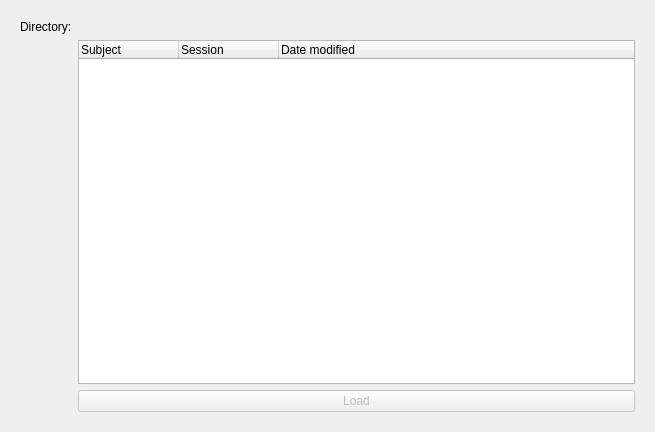
<?xml version="1.0" encoding="UTF-8"?>
<ui version="4.0">
 <class>loadSessionWidget</class>
 <widget class="qSlicerWidget" name="loadSessionWidget">
  <property name="geometry">
   <rect>
    <x>0</x>
    <y>0</y>
    <width>655</width>
    <height>432</height>
   </rect>
  </property>
  <property name="sizePolicy">
   <sizepolicy hsizetype="Preferred" vsizetype="Expanding">
    <horstretch>0</horstretch>
    <verstretch>0</verstretch>
   </sizepolicy>
  </property>
  <property name="layoutDirection">
   <enum>Qt::LeftToRight</enum>
  </property>
  <layout class="QVBoxLayout" name="verticalLayout">
   <item>
    <widget class="QWidget" name="widget" native="true">
     <property name="sizePolicy">
      <sizepolicy hsizetype="Preferred" vsizetype="Expanding">
       <horstretch>0</horstretch>
       <verstretch>0</verstretch>
      </sizepolicy>
     </property>
     <layout class="QGridLayout" name="gridLayout">
      <property name="sizeConstraint">
       <enum>QLayout::SetNoConstraint</enum>
      </property>
      <item row="1" column="1">
       <widget class="QTreeWidget" name="treeWidget">
        <property name="columnCount">
         <number>3</number>
        </property>
        <column>
         <property name="text">
          <string>Subject</string>
         </property>
        </column>
        <column>
         <property name="text">
          <string>Session</string>
         </property>
        </column>
        <column>
         <property name="text">
          <string>Date modified</string>
         </property>
        </column>
       </widget>
      </item>
      <item row="0" column="1">
       <widget class="ctkDirectoryButton" name="directoryButton"/>
      </item>
      <item row="0" column="0">
       <widget class="QLabel" name="directoryLabel">
        <property name="sizePolicy">
         <sizepolicy hsizetype="Preferred" vsizetype="Fixed">
          <horstretch>0</horstretch>
          <verstretch>0</verstretch>
         </sizepolicy>
        </property>
        <property name="text">
         <string>Directory:</string>
        </property>
       </widget>
      </item>
      <item row="2" column="1">
       <widget class="QPushButton" name="loadButton">
        <property name="enabled">
         <bool>false</bool>
        </property>
        <property name="text">
         <string>Load</string>
        </property>
       </widget>
      </item>
     </layout>
    </widget>
   </item>
  </layout>
 </widget>
 <customwidgets>
  <customwidget>
   <class>qSlicerWidget</class>
   <extends>QWidget</extends>
   <header>qSlicerWidget.h</header>
   <container>1</container>
  </customwidget>
  <customwidget>
   <class>ctkDirectoryButton</class>
   <extends>QWidget</extends>
   <header>ctkDirectoryButton.h</header>
  </customwidget>
 </customwidgets>
 <resources/>
 <connections/>
</ui>
